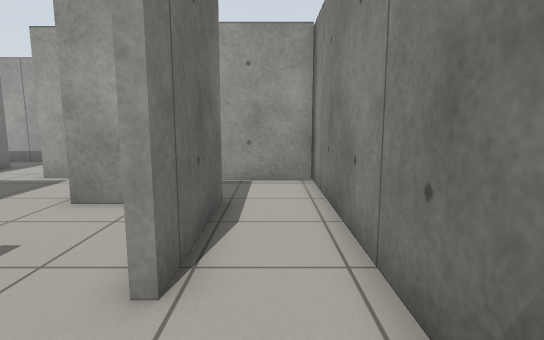
view 1 (above)

24 first-person views from a walk through a world built for the Gazebo simulator. The camera is 0.92 m above the floor, tilts 8° down and sees 80° across. The floor is counted in squares, 0.5 m on a side. Each view is taken from the middle of a square. On the plan, view 1 faces up. The plan holds only what a view shows up to about 17 squares ahead; the rest is blank. The robots in the file are not drawn.

view 2
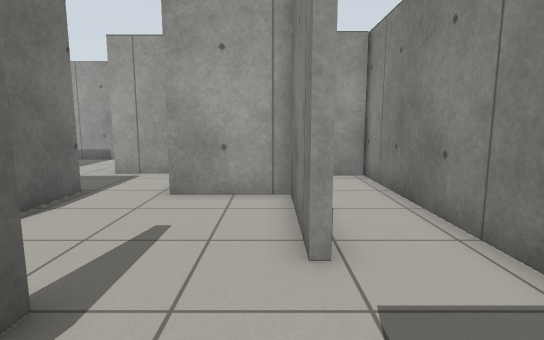

view 3
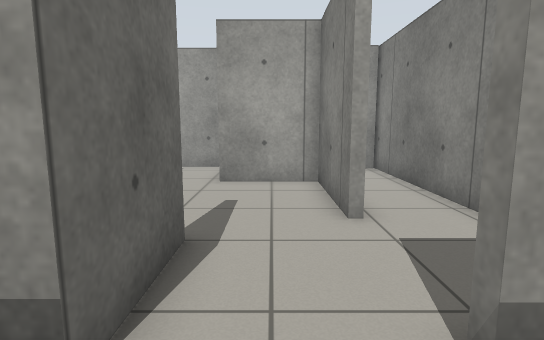

view 4
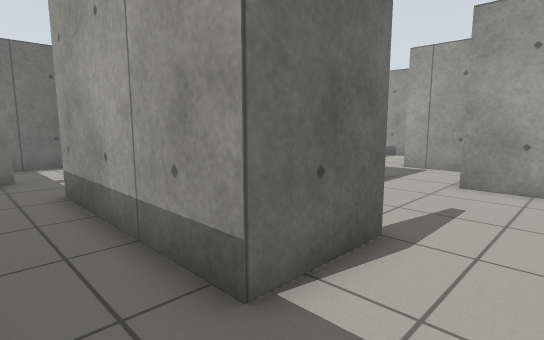

view 5
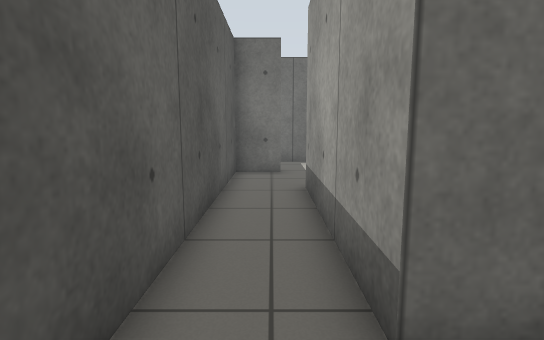

view 6
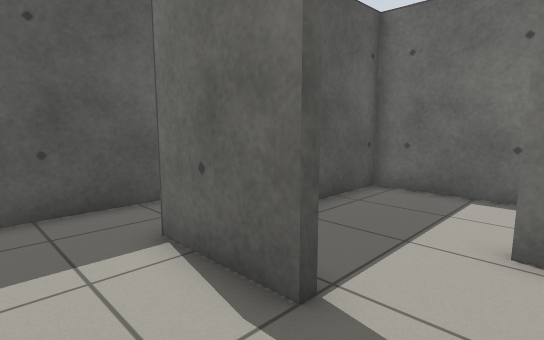

view 7
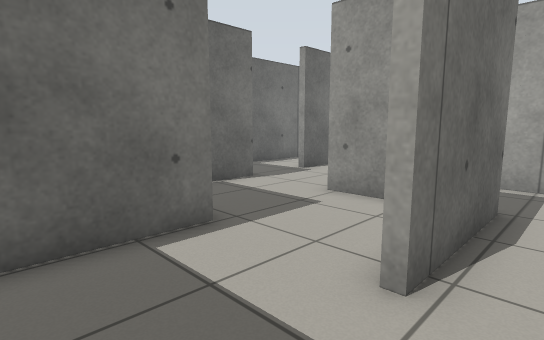

view 8
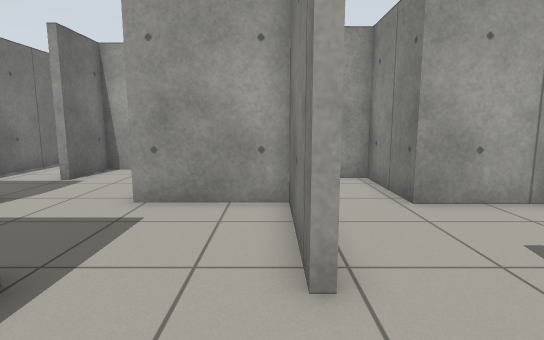

view 9
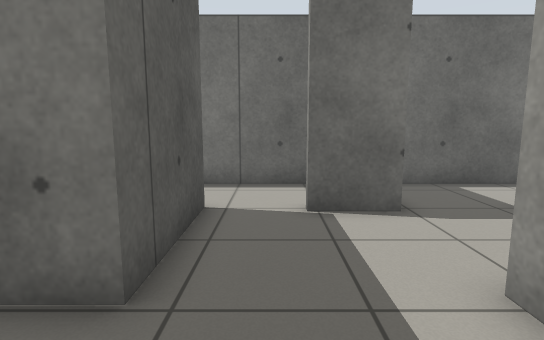

view 10
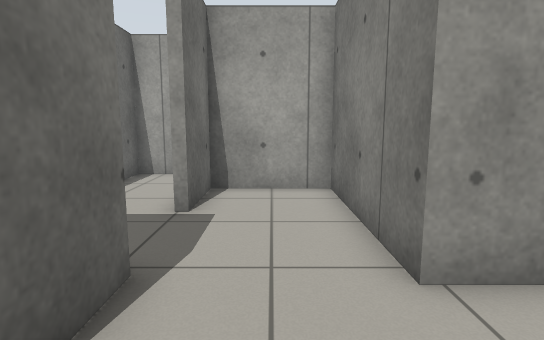

view 11
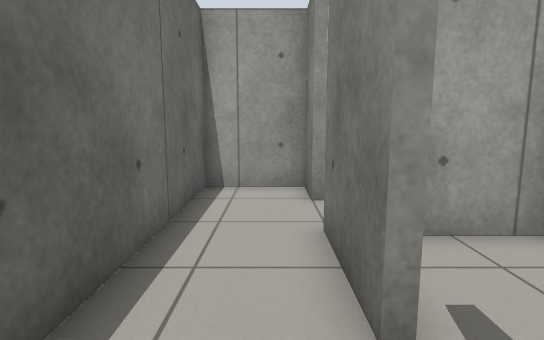

view 12
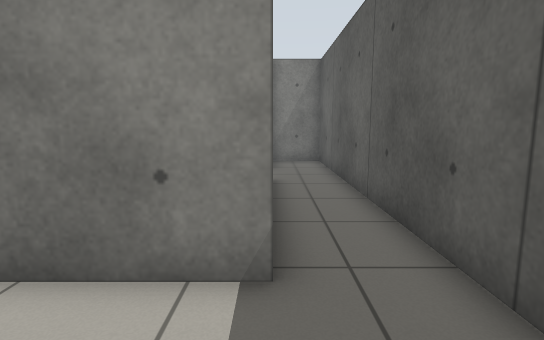

view 13
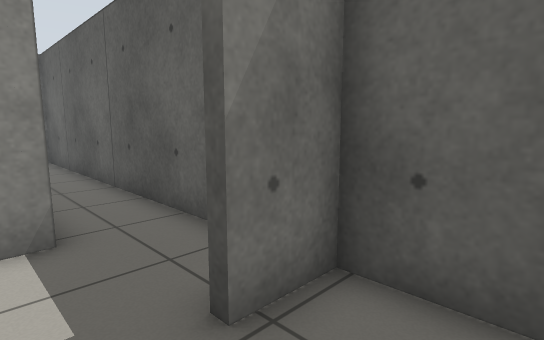

view 14
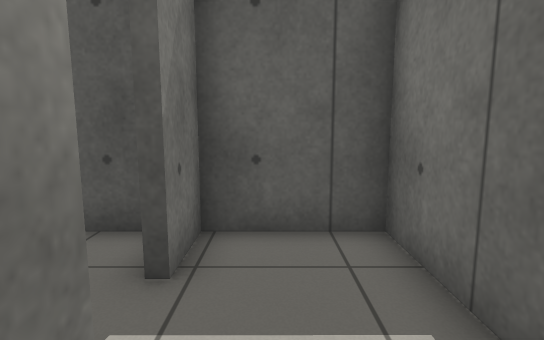

view 15
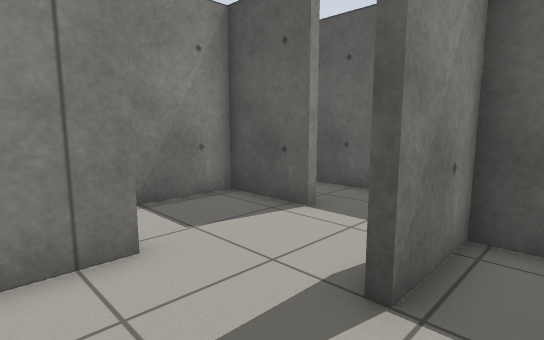

view 16
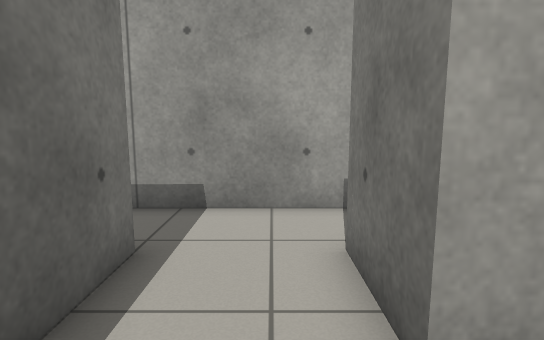

view 17
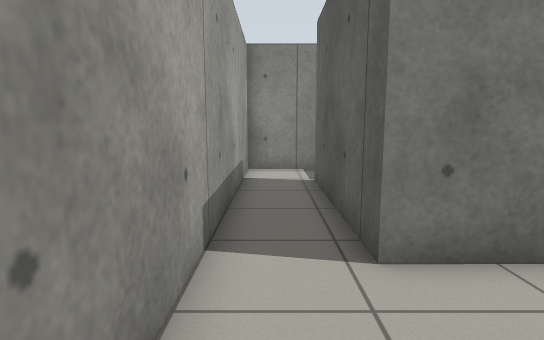

view 18
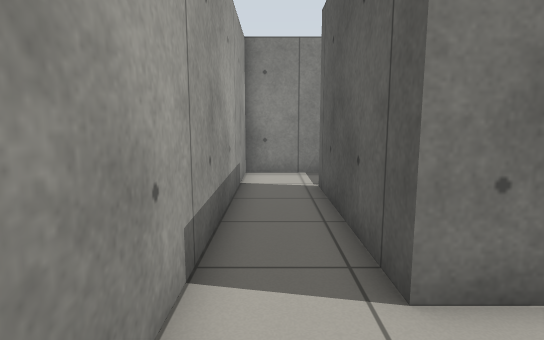

view 19
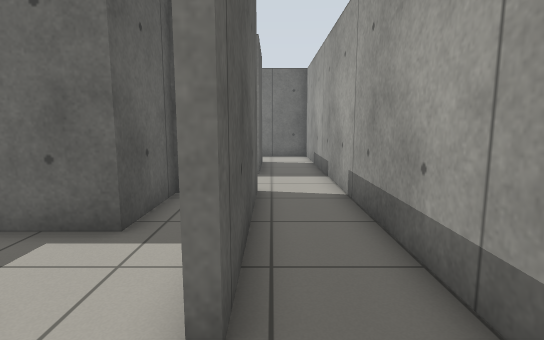

view 20
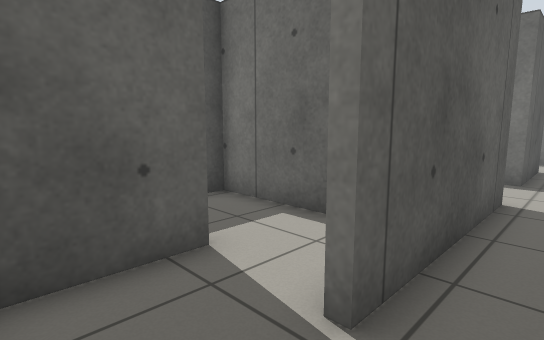

view 21
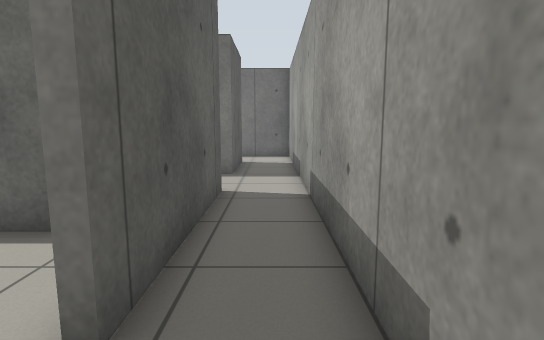

view 22
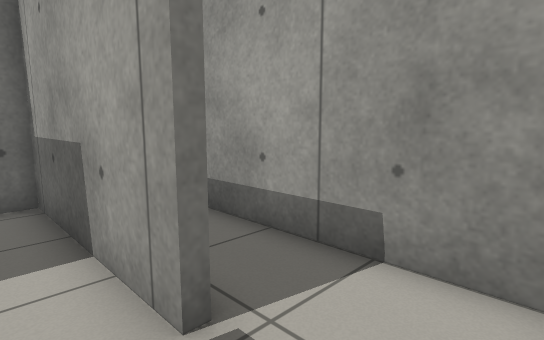

view 23
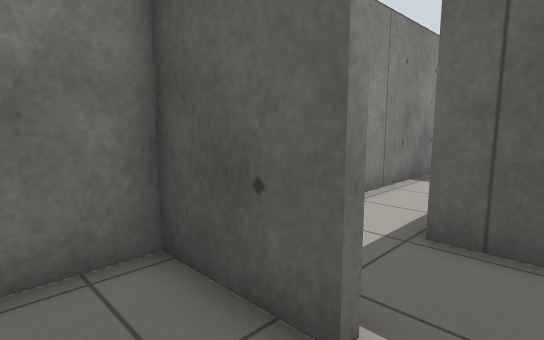

view 24
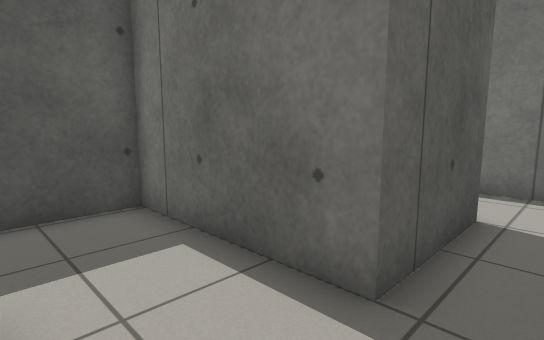

### Floor plan
Ten units are one square. View 1 is at (0, 0); x grows to the right and y downward. Boxes are objects, and circles mark ways between rooms. Rooms are numbered by the first view taken in them; rooms with no view inside come last. Other rooms are left out.
<svg viewBox="-185 -165 204 204">
<path fill="none" stroke="#000" d="M-12 -77 -12 -32 -15 -32M14 -106 -17 -106M-15 7 14 7 14 -110M-44 -21 -44 10M-15 -32 -15 -75 -47 -75 -47 -85M-57 7 -47 7 -47 -20M-73 -79 -73 -32M-44 10 -114 10 -114 -22M-115 -32 -135 -32M-148 17 -145 17 -145 34 14 34 14 10M-76 -32 -76 -75 -114 -75M-110 -35 -110 7 -82 7M-151 -35 -110 -35M-147 -79 -147 -58 -151 -58M-151 -5 -151 -35M-151 -58 -151 -75 -180 -75 -180 34 -148 34 -148 17M-151 -136 -110 -136 -110 -77 -85 -77M-79 -111 -79 -136 -14 -136M14 -145 14 -160 -180 -160 -180 -90M-14 -133 -76 -133 -76 -114 -44 -114 -44 -104M-17 -109 14 -109M14 -110 14 -145M-114 -75 -114 -133 -147 -133 -147 -106M-47 -85 -47 -111 -79 -111M-44 -104 -44 -77 -12 -77"/>
<circle cx="-10" cy="-15" r="3" fill="#2a7"/>
<circle cx="-10" cy="-95" r="3" fill="#2a7"/>
<circle cx="-25" cy="10" r="3" fill="#2a7"/>
<circle cx="-70" cy="-15" r="3" fill="#2a7"/>
<circle cx="-55" cy="-80" r="3" fill="#2a7"/>
<circle cx="-150" cy="5" r="3" fill="#2a7"/>
<circle cx="-110" cy="-55" r="3" fill="#2a7"/>
<circle cx="-150" cy="-45" r="3" fill="#2a7"/>
<circle cx="-130" cy="-80" r="3" fill="#2a7"/>
<circle cx="0" cy="-140" r="3" fill="#2a7"/>
<circle cx="-150" cy="-95" r="3" fill="#2a7"/>
<circle cx="-75" cy="-95" r="3" fill="#2a7"/>
<circle cx="-25" cy="-110" r="3" fill="#2a7"/>
<text x="0" y="-50">1</text>
<text x="-40" y="-30">2</text>
<text x="-90" y="20">3</text>
<text x="-90" y="-40">4</text>
<text x="-130" y="-50">5</text>
<text x="-170" y="-20">6</text>
<text x="-110" y="-140">7</text>
<text x="-20" y="-130">8</text>
<text x="-130" y="-100">9</text>
<text x="-70" y="-100">10</text>
<text x="-30" y="-100">11</text>
</svg>
Room 1 opens to room 2. Room 1 opens to room 11. Room 2 opens to room 3. Room 2 opens to room 4. Room 2 opens to room 10. Room 3 opens to room 6. Room 4 opens to room 5. Room 5 opens to room 6. Room 5 opens to room 9. Room 7 opens to room 8. Room 7 opens to room 9. Room 7 opens to room 10. Room 8 opens to room 11.

Where each view was taken, in squares from view 1:
view 1: 0 up, 0 right, facing up
view 2: 1 down, 2 left, facing up
view 3: 3 down, 3 left, facing up
view 4: 3 down, 2 left, facing up-left
view 5: 2 down, 2 left, facing left
view 6: 4 up, 2 left, facing down-left
view 7: 0 up, 6 left, facing up-left
view 8: 0 up, 8 left, facing up
view 9: 5 up, 8 left, facing left
view 10: 4 up, 13 left, facing up
view 11: 2 down, 16 left, facing up
view 12: 1 down, 15 left, facing right
view 13: 0 up, 17 left, facing down-right
view 14: 2 up, 16 left, facing down
view 15: 5 up, 6 left, facing down-right
view 16: 9 up, 9 left, facing up
view 17: 15 up, 12 left, facing right
view 18: 15 up, 11 left, facing right
view 19: 14 up, 1 right, facing left
view 20: 15 up, 1 right, facing down-left
view 21: 15 up, 1 right, facing left
view 22: 12 up, 1 right, facing up-left
view 23: 13 up, 3 left, facing down-right
view 24: 15 up, 8 left, facing down-left
